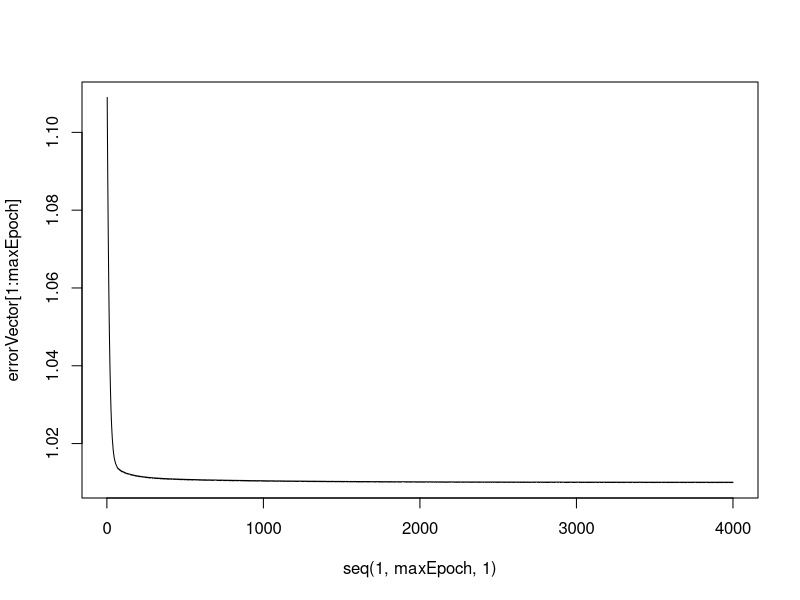

Source code (R):
rm(list=ls())

sech2 <- function(u){
  return (((2/(exp(u) + exp(-u)))*(2/(exp(u) +exp(-u)))))
  
}

x <- matrix(c(0,0,0,1,1,0,1,1), ncol=2, byrow = T)
y <- matrix(c(-1,1,1,-1,1,-1,-1,+1), ncol=2, byrow = T)

w61 <- runif(1)-0.5
w62 <- runif(1)-0.5
w63 <- runif(1)-0.5


w72 <- runif(1)-0.5
w73 <- runif(1)-0.5
w74 <- runif(1)-0.5


w95 <- runif(1)-0.5
w96 <- runif(1)-0.5
w97 <- runif(1)-0.5


w106 <- runif(1)-0.5
w107 <- runif(1)-0.5
w108 <- runif(1)-0.5

i1 <- 1
i4 <- 1
i5 <- 1
i8 <- 1

maxEpoch <- 4000
currentEpoch <- 1
tol <- 0.1
eta <- 0.01
epochError <- tol + 1

errorVector <- matrix(nrow = 1, ncol = maxEpoch)
numberOfLines <- 4

while((currentEpoch < maxEpoch) && (epochError > tol)){
  
  xSequence <- sample(numberOfLines)
  ei2 <- 0
  for(i in 1:numberOfLines){
    irand <- xSequence[i]
    
    i2 <- x[irand,1]
    i3 <- x[irand,2]
    
    
    
    
    u6 <- i1*w61 + i2*w62 + i3*w63
    
    i6 <- tanh(u6)
    
    u7 <- i2 * w72 + i3*w73 + i4 * w74
    i7 <- tanh(u7)
    
    u9 <- i5*w95 + i6*w96 + i7*w97
    
    i9 <- tanh(u9)
    
    u10 <- i6*w106 + i7*w107 + i8*w108
    i10 <- tanh(u10)
    
    y9 <- y[irand, 1]
    
    
    e9 <- y9 - i9
    
    y10 <- y[irand, 2]
    e10 <- y10 - i10
    
    d9 <- e9*sech2(u9)
    d10 <- e10*sech2(u10)
    
    dw95 <- eta*d9*i5
    dw96 <- eta*d9*i6
    dw97 <- eta*d9*i7
    
    dw106 <- eta * d10 * i6
    dw107 <- eta * d10 * i7
    dw108 <- eta * d10 * i8
    
    d6 <- (d9*w96 + d10*w106)*sech2(u6)
    dw61 <- eta* d6*i1
    dw62 <- eta*d6*i2
    dw63 <- eta*d6*i3
    
    d7 <- (d9*w97 + d10*w107)*sech2(u7)
    dw72 <- eta*d7*i2
    dw73 <- eta*d7*i3
    dw74 <- eta*d7*i4
    
    w95 <- w95+dw95
    w96 <- w96 +dw96
    w97 <- w97+dw97
    
    w106 <- w106+dw106
    w107 <- w107+dw107
    w108 <- w108+dw108
    
    w61 <- w61 +dw61
    w62 <- w62 +dw62
    w63 <- w63 +dw63
    
    w72 <- w72 +dw72
    w72 <- w72 +dw72
    w73 <- w73 +dw73
    w74 <- w74 +dw74
    
    ei2 <- ei2+(e9*e9 + e10*e10)/2
    
    
  }
  
  currentEpoch <- currentEpoch + 1
  errorVector[currentEpoch] <- ei2/numberOfLines
  epochError <- errorVector[currentEpoch]
  
  
}


plot(seq(1,maxEpoch, 1), errorVector[1:maxEpoch], type = 'l')

# U6 <- i1*w61 + i2*w62 + i3*w63
# H6 <- tanh(U6)
H <- cbind(1,x)
w1 <- rbind(w61,w62,w63)
H6 <- tanh(H%*%w1)


# U7 <- i2 * w72 + i3*w73 + i4 * w74
# i7 <- tanh(u7)
w2 <- rbind(w74,w72,w73)
H7 <- tanh(H%*%w2)
# U9 <- i5*w95 + i6*w96 + i7*w97
# i9 <- tanh(u9)
H1 <- cbind(1,H6,H7)

w3 <- rbind(w95,w96,w97)

U9 <- H1%*%w3

Yhat9 <- tanh(U9)

# u10 <- i6*w106 + i7*w107 + i8*w108
# i10 <- tanh(u10)

